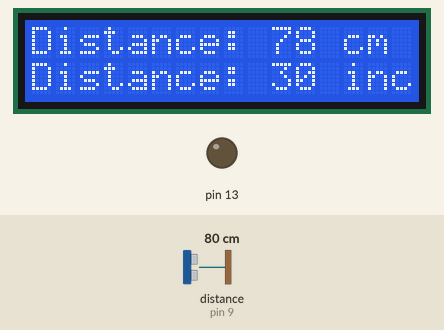
The sketch below on a simulated Arduino Uno, built with avr-gcc and run on an emulated ATmega328P. Shown: 16×2 character LCD, output pins drawn as LEDs (lit = HIGH). Wiring (inferred from the names in the program): ultrasonic range finder: trigger pin 10; echo pin 9. The inputs (shaded band) are chosen by the test bench; at power-on: distance to the obstacle (sensor on pin 9) 80 cm. The echo pulse lasts 58.3 µs per cm; pins used as bus, display or sensor lines are not drawn.

Above: at 1.2 s.
1.3 s: distance to the obstacle (sensor on pin 9) set to 2 cm
At 2.3 s:
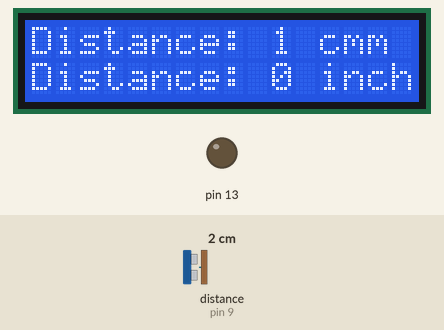
2.8 s: distance to the obstacle (sensor on pin 9) set to 18 cm
At 3.4 s:
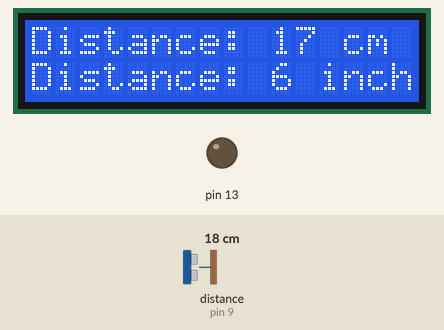
4.3 s: distance to the obstacle (sensor on pin 9) set to 4 cm
At 5.0 s:
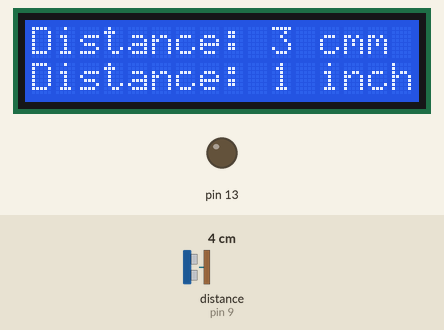
Timing chart, 0 to 7.3 s (numbered marks = the images above; inputs shaded):
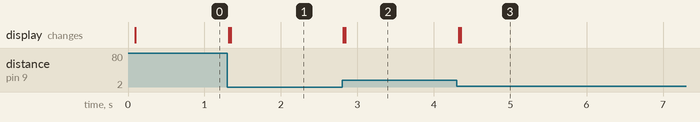

Measured:
- after the input at 1.3 s, the display: first changes at once (image 1 shows a later state)
- after the input at 2.8 s, the display: first changes at once (image 2 shows a later state)
- after the input at 4.3 s, the display: first changes at once (image 3 shows a later state)

The sketch:

Ultrasonic_LCD.ino
```cpp
#include <LiquidCrystal.h> // includes the LiquidCrystal Library

int Contrast = 20;

LiquidCrystal lcd(2, 3, 4, 5, 6, 7); // Creates an LCD object. Parameters: (rs, enable, d4, d5, d6, d7)

const int trigPin = 10;
const int echoPin = 9;

long duration;
int distanceCm, distanceInch;

void setup() {
  analogWrite(13,Contrast);

  lcd.begin(16,2); // Initializes the interface to the LCD screen, and specifies the dimensions (width and height) of the display

  pinMode(trigPin, OUTPUT);
  pinMode(echoPin, INPUT);
}

void loop() {
  digitalWrite(trigPin, LOW);
  delayMicroseconds(2);

  digitalWrite(trigPin, HIGH);
  delayMicroseconds(10);
  digitalWrite(trigPin, LOW);

  duration = pulseIn(echoPin, HIGH);
  distanceCm= duration*0.034/2;
  distanceInch = duration*0.0133/2;

  lcd.setCursor(0,0); // Sets the location at which subsequent text written to the LCD will be displayed
  lcd.print("Distance: "); // Prints string "Distance" on the LCD
  lcd.print(distanceCm); // Prints the distance value from the sensor
  lcd.print(" cm");
  delay(10);
  lcd.setCursor(0,1);
  lcd.print("Distance: ");
  lcd.print(distanceInch);
  lcd.print(" inch");
  delay(10);
}
```
